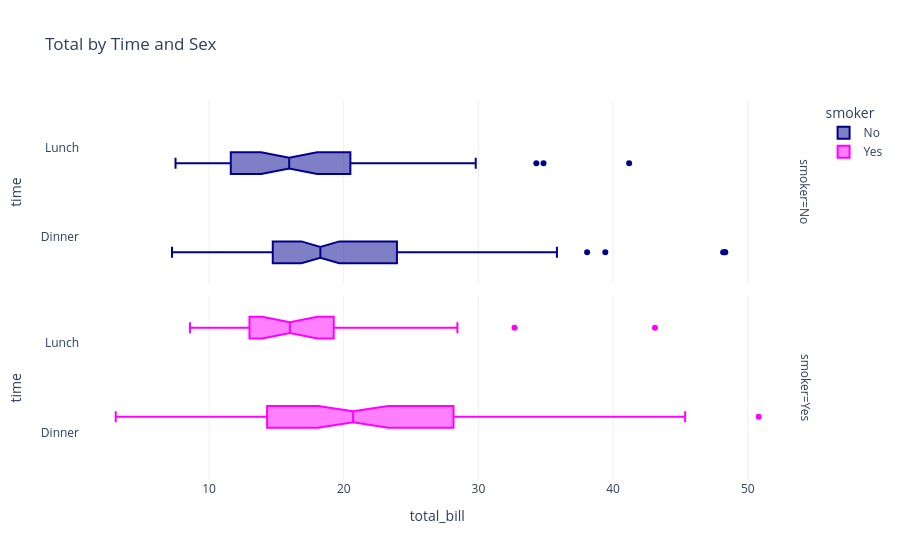

Here is the notebook cell this chart was saved with:
### Markdown cell above
**Boxplots horizontales**

### Code cell
import plotly.express as px

# Cargar el conjunto de datos 'tips'
df = px.data.tips()

# Crear el gráfico de caja con facetas y hacerlos horizontales
fig = px.box(df, y="time", x="total_bill", title="Total by Time and Sex",notched=True, template="plotly_white",
             facet_row="smoker", color="smoker", color_discrete_map={"No": "darkblue", "Yes": "magenta"})

# Mostrar el gráfico
fig.show()

### Figure 1 — Plotly figure (JSON) as saved in the notebook; plotly's stock layout.template omitted (floating-point values rounded to 4 significant figures; data arrays with more than 128 entries replaced by an {"elided": "..."} marker saying what was removed)
{"data": [{"alignmentgroup": "True", "hovertemplate": "smoker=No<br>total_bill=%{x}<br>time=%{y}<extra></extra>", "legendgroup": "No", "marker": {"color": "darkblue"}, "name": "No", "notched": true, "offsetgroup": "No", "orientation": "h", "showlegend": true, "type": "box", "x": {"elided": "151 float values"}, "x0": " ", "xaxis": "x2", "y": {"elided": "151 str values"}, "y0": " ", "yaxis": "y2"}, {"alignmentgroup": "True", "hovertemplate": "smoker=Yes<br>total_bill=%{x}<br>time=%{y}<extra></extra>", "legendgroup": "Yes", "marker": {"color": "magenta"}, "name": "Yes", "notched": true, "offsetgroup": "Yes", "orientation": "h", "showlegend": true, "type": "box", "x": [38.01, 11.24, 20.29, 13.81, 11.02, 18.29, 3.07, 15.01, 26.86, 25.28, 17.92, 19.44, 32.68, 28.97, 5.75, 16.32, 40.17, 27.28, 12.03, 21.01, 11.35, 15.38, 44.3, 22.42, 15.36, 20.49, 25.21, 14.31, 16, 17.51, 10.59, 10.63, 50.81, 15.81, 7.25, 31.85, 16.82, 32.9, 17.89, 14.48, 9.6, 34.63, 34.65, 23.33, 45.35, 23.17, 40.55, 20.9, 30.46, 18.15, 23.1, 15.69, 19.81, 28.44, 15.48, 16.58, 10.34, 43.11, 13, 13.51, 18.71, 12.74, 13, 16.4, 20.53, 16.47, 26.59, 38.73, 24.27, 12.76, 30.06, 25.89, 13.27, 28.17, 12.9, 28.15, 11.59, 7.74, 30.14, 12.16, 13.42, 8.58, 13.42, 16.27, 10.09, 22.12, 24.01, 15.69, 15.53, 12.6, 32.83, 27.18, 22.67], "x0": " ", "xaxis": "x", "y": ["Dinner", "Dinner", "Dinner", "Dinner", "Dinner", "Dinner", "Dinner", "Dinner", "Dinner", "Dinner", "Dinner", "Lunch", "Lunch", "Dinner", "Dinner", "Dinner", "Dinner", "Dinner", "Dinner", "Dinner", "Dinner", "Dinner", "Dinner", "Dinner", "Dinner", "Dinner", "Dinner", "Dinner", "Lunch", "Dinner", "Dinner", "Dinner", "Dinner", "Dinner", "Dinner", "Dinner", "Dinner", "Dinner", "Dinner", "Dinner", "Dinner", "Dinner", "Dinner", "Dinner", "Dinner", "Dinner", "Dinner", "Dinner", "Dinner", "Dinner", "Dinner", "Dinner", "Lunch", "Lunch", "Lunch", "Lunch", "Lunch", "Lunch", "Lunch", "Lunch", "Lunch", "Lunch", "Lunch", "Lunch", "Lunch", "Lunch", "Dinner", "Dinner", "Dinner", "Dinner", "Dinner", "Dinner", "Dinner", "Dinner", "Dinner", "Dinner", "Dinner", "Dinner", "Dinner", "Lunch", "Lunch", "Lunch", "Lunch", "Lunch", "Lunch", "Dinner", "Dinner", "Dinner", "Dinner", "Dinner", "Dinner", "Dinner", "Dinner"], "y0": " ", "yaxis": "y"}], "layout": {"annotations": [{"font": {}, "showarrow": false, "text": "smoker=Yes", "textangle": 90, "x": 0.98, "xanchor": "left", "xref": "paper", "y": 0.2425, "yanchor": "middle", "yref": "paper"}, {"font": {}, "showarrow": false, "text": "smoker=No", "textangle": 90, "x": 0.98, "xanchor": "left", "xref": "paper", "y": 0.7575, "yanchor": "middle", "yref": "paper"}], "autosize": true, "boxmode": "group", "legend": {"title": {"text": "smoker"}, "tracegroupgap": 0}, "title": {"text": "Total by Time and Sex"}, "xaxis": {"anchor": "y", "autorange": true, "domain": [0, 0.98], "range": [0.4178, 53.46], "title": {"text": "total_bill"}, "type": "linear"}, "xaxis2": {"anchor": "y2", "autorange": true, "domain": [0, 0.98], "matches": "x", "range": [0.4178, 53.46], "showticklabels": false, "type": "linear"}, "yaxis": {"anchor": "x", "autorange": true, "domain": [0, 0.485], "range": [-0.5738, 1.574], "title": {"text": "time"}, "type": "category"}, "yaxis2": {"anchor": "x2", "autorange": true, "domain": [0.515, 1], "matches": "y", "range": [-0.5738, 1.574], "title": {"text": "time"}, "type": "category"}}}
